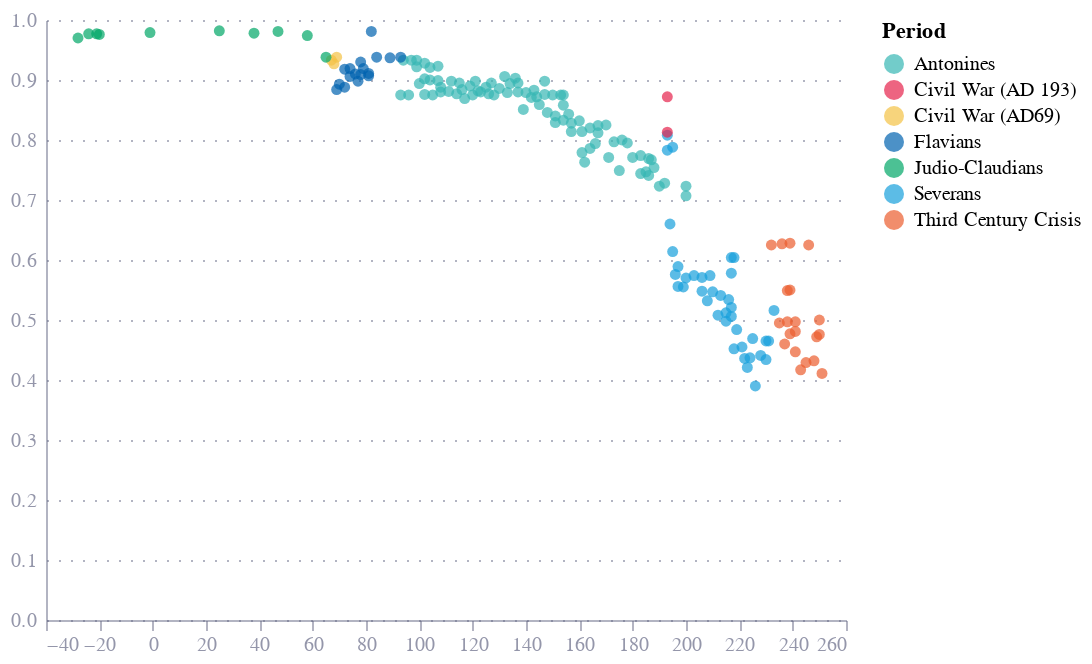

This figure's notebook cell:
### Code cell


### Figure 1 — Vega-Lite specification as saved in the notebook (floating-point values rounded to 4 significant figures; data arrays with more than 128 entries replaced by an {"elided": "..."} marker saying what was removed)
{"config": {"font": "Circular Std", "mark": {"line": {"interpolate": "monotone"}}, "view": {"stroke": "transparent", "width": 400, "height": 300}, "range": {"category": ["#36B7B4", "#E6224B", "#F4C245", "#0063AF", "#00A767", "#179FDB", "#EB5C2E"], "diverging": ["#E6224B", "#E54753", "#C9C9C9", "#179FDB", "#122B39"], "heatmap": ["#C9C9C9", "#179FDB", "#0063AF", "#122B39"], "ordinal": ["#00A767", "#36B7B4", "#179FDB", "#0063AF", "#243B5A"]}, "axisX": {"domainColor": "#676A86", "domainOpacity": 0.5, "grid": false, "labelAngle": 0, "labelColor": "#676A86", "labelOpacity": 0.7, "orient": "bottom", "tickColor": "#676A86", "tickCount": 10, "tickOpacity": 0.5, "title": false, "titleAlign": "center", "titleAnchor": "middle", "titleColor": "#676A86", "titleFontSize": 12, "titleOpacity": 0.8, "titleY": -15}, "axisY": {"domainColor": "#676A86", "domainOpacity": 0.5, "gridColor": "#676A86", "gridDash": [1, 5], "gridOpacity": 0.5, "labelColor": "#676A86", "labelOpacity": 0.7, "labelPadding": 5, "tickColor": "#676A86", "tickCount": 8, "tickOpacity": 0.5, "ticks": false, "titleAlign": "left", "titleAngle": 0, "titleBaseline": "bottom", "titleColor": "#676A86", "titleFontSize": 12, "titleOpacity": 0.8, "titleX": 0, "titleY": -7}}, "data": {"name": "data-faa558fb873ab69985a1f66665defab2"}, "mark": {"type": "circle"}, "encoding": {"color": {"field": "period", "title": "Period", "type": "nominal"}, "tooltip": [{"field": "year", "type": "quantitative"}, {"field": "silver_content", "type": "quantitative"}, {"field": "period", "type": "nominal"}], "x": {"field": "year", "title": "", "type": "quantitative"}, "y": {"field": "silver_content", "title": "", "type": "quantitative"}}, "$schema": "https://vega.github.io/schema/vega-lite/v5.20.1.json", "datasets": {"data-faa558fb873ab69985a1f66665defab2": {"elided": "176 records"}}}
